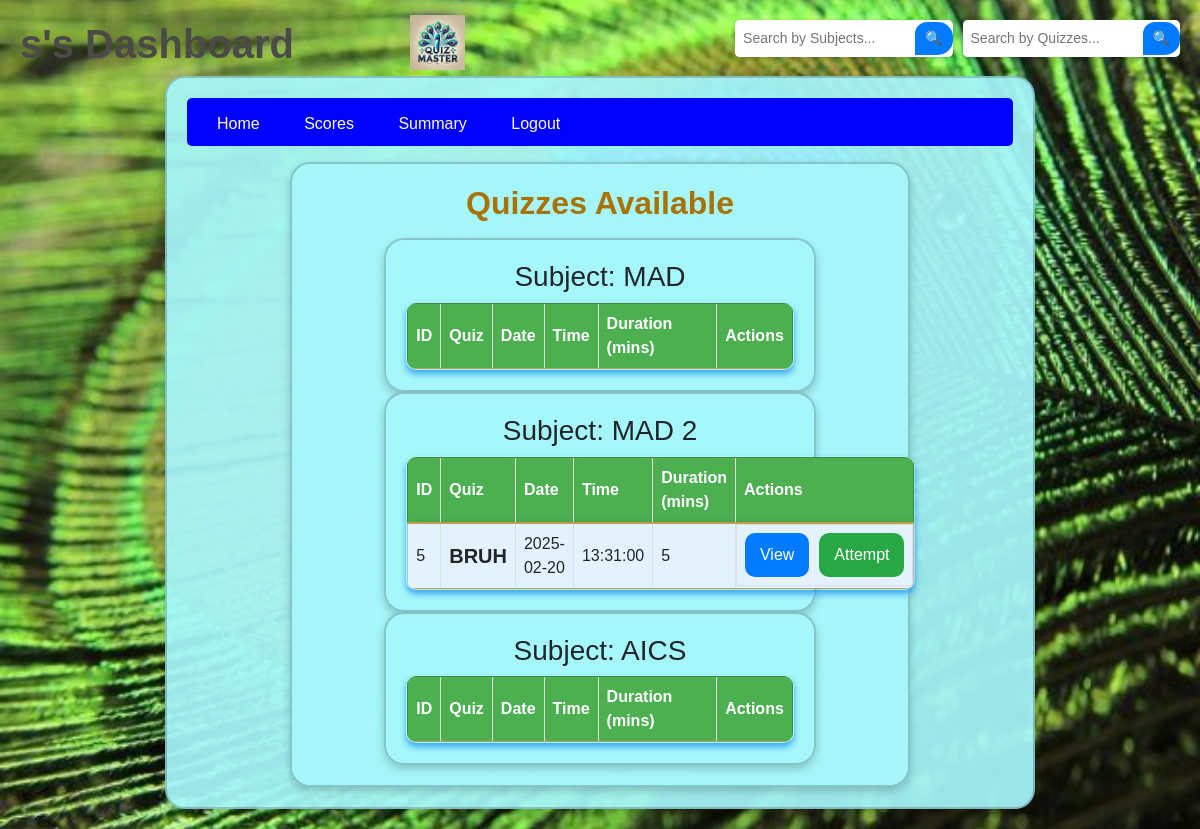
/dashboard (signed in), run on the app's committed database.
### model/model.py (models this page shows)
class User(db.Model):
    __tablename__ = "users"
    id = db.Column(db.Integer, primary_key=True)
    username = db.Column(db.String(50), nullable=False, unique = True)
    email = db.Column(db.String(50), nullable=False, unique = True)
    password = db.Column(db.String(50), nullable=False)
    roles = db.Column(db.String(10), nullable=False, default="Student")  # 'admin' or 'student'
    scores = db.relationship("Score", back_populates="user")

class Subject(db.Model):
    __tablename__ = "subjects"
    id = db.Column(db.Integer, primary_key=True)
    name = db.Column(db.String(100), nullable=False)
    description = db.Column(db.String(700), nullable=True)
    chapters = db.relationship("Chapter", back_populates="subject", cascade="all, delete-orphan")

class Quiz(db.Model):
    __tablename__ = "quizzes"
    id = db.Column(db.Integer, primary_key=True)
    title = db.Column(db.String(100), nullable=False)
    chapter_id = db.Column(db.Integer, db.ForeignKey("chapters.id"), nullable=False)
    date = db.Column(db.Date, nullable=False)
    time = db.Column(db.Time, nullable=False)
    duration = db.Column(db.Integer, nullable=False)
    rules = db.Column(db.String(500), nullable=True)
    chapter = db.relationship("Chapter", back_populates="quizzes")
    questions = db.relationship("Question", back_populates="quiz", cascade="all, delete-orphan")
    scores = db.relationship("Score", back_populates="quiz", cascade="all, delete-orphan")
    user_responses = db.relationship("UserResponse", cascade="all, delete-orphan")

### controllers/controllers.py (the view)
@controllers.route('/dashboard')
def user_dashboard():
    if 'user_id' not in session :
        flash('Please log in to access the dashboard.')
        return redirect(url_for('controllers.login'))
    search_query = request.args.get('search_sub', '').strip()  # Get search query from URL
    if search_query:
        subjects = Subject.query.filter(Subject.name.ilike(f"%{search_query}%")).all()  # Case-insensitive search
    else:
        subjects = Subject.query.all()  # Fetch all subjects for the dashboard
    user = User.query.get(session['user_id'])
    search_query_1 = request.args.get('search_quiz', '').strip()  # Get search query from URL
    if search_query_1:
        quizzes = Quiz.query.filter(Quiz.title.ilike(f"%{search_query_1}%")).all()  # Case-insensitive search
    else:
        quizzes = Quiz.query.all()  # Fetch all quizzes
    current_time = datetime.now()
    upcoming_quizzes = [] #for now the quizzes will go away automically when the time has expired, not interfering with "if attmepted then disappear".
    for quiz in quizzes:
        if quiz.date and quiz.time:  # Ensure both date and time exist
            quiz_datetime = datetime.combine(quiz.date, quiz.time)  # Merge date and time (EXTERNAL SOURCE)
            if quiz_datetime >= current_time:  # Only show upcoming quizzes
                upcoming_quizzes.append(quiz)
    return render_template('user_dashboard.html', user=user, quizzes=upcoming_quizzes, subjects = subjects , search_query=search_query , search_query_1=search_query_1)

### templates/user_dashboard.html (shortened to what this page needs)
<!DOCTYPE html>
<html lang ="en">
<head>
    <link href="https://stackpath.bootstrapcdn.com/bootstrap/4.5.2/css/bootstrap.min.css" rel="stylesheet">
</head>
<body>
    <h1 class="welcome-text">{{ user.username }}'s Dashboard</h1>
    <header class="logo">
        <img src="{{ url_for('static', filename='images/logo.png') }}" alt="Quiz Master Logo" width="55" >
    </header>
    <div class="dashboard-container">
    <div class="nav-bar">
        <div class="mt-1">
            <a href="{{ url_for('controllers.user_dashboard') }}">Home</a>
            <a></a>
            <a href="{{ url_for('controllers.scores') }}">Scores</a>
            <a></a>
            <a href="{{ url_for('controllers.user_summary') }}">Summary</a>
            <a></a>
            <a href="{{ url_for('controllers.logout_user') }}">Logout</a>
            <div class="search-container">
                <form method="GET" action="{{ url_for('controllers.user_dashboard') }}" class="search-form">
                    <input type="text" name="search_sub" value="{{ search_query }}" placeholder="Search by Subjects...">
                    <button type="submit">🔍</button>
                </form>
                <form method="GET" action="{{ url_for('controllers.user_dashboard') }}" class="search-form">
                    <input type="text" name="search_quiz" value="{{ search_query_1 }}" placeholder="Search by Quizzes...">
                    <button type="submit">🔍</button>
                </form>
            </div>
        </div>
    </div>
    <div class="dashboard-container">
        <h2 class='q'>Quizzes Available</h2>
            {% for sub in subjects  %}
            <div class="dashboard-container">
                <h3>Subject: {{ sub.name }} </h3>
                <table class="chapter-table">
                    <thead>
                        <tr class="quiz-box">
                            <th>ID</th>
                            <th>Quiz</th>
                            <th>Date</th>
                            <th>Time</th>
                            <th>Duration (mins)</th>
                            <th>Actions</th>
                        </tr>
                    </thead>
                    <tbody>
                        {% for quiz in quizzes %}
                        <div>
                                {% if quiz.chapter.subject.name == sub.name %}
                                    <tr class="quiz-box">
                                        <td >{{ quiz.id }}</td>
                                        <td class="quiz-title">{{ quiz.title }}</td>
                                        <td>{{ quiz.date }}</td>
                                        <td>{{ quiz.time }}</td>
                                        <td>{{ quiz.duration }}</td>
                                        <td class="buttons">
                                            <a href="{{ url_for('controllers.view_quiz', quiz_id=quiz.id) }}">
                                                <button class="btn btn-view">View</button>
                                            </a>
                                            <a href="{{ url_for('controllers.start_quiz', quiz_id=quiz.id) }}">
                                                <button class="btn btn-attempt" onclick="return confirm('Are you sure you want to attempt Quiz : {{quiz.title}}?');">Attempt</button>
                                            </a>
                                        </td>
                                    </tr>
                                {% endif %}
                        </div>
                        {% endfor %}
                    </tbody>
                </table>
            </div>
            {% endfor %}
    </div>
    </div>
</body>
</html>

### data on the page
User: username "s"
Subject: name "MAD"
Subject: name "MAD 2"
Quiz: id "5", title "BRUH", date "2025-02-20", time "13:31:00", duration "5"
Subject: name "AICS"
